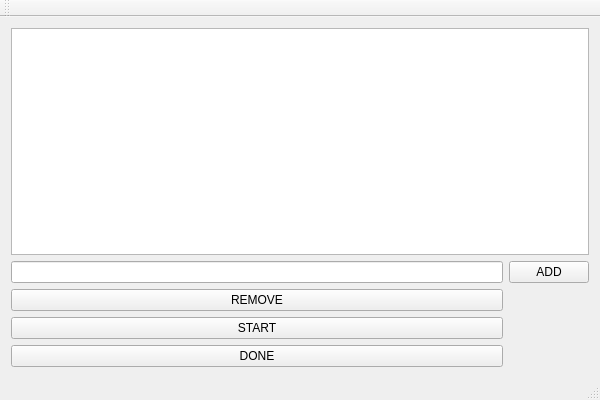
<?xml version="1.0" encoding="UTF-8"?>
<ui version="4.0">
 <class>TaskManagerMVCClass</class>
 <widget class="QMainWindow" name="TaskManagerMVCClass">
  <property name="geometry">
   <rect>
    <x>0</x>
    <y>0</y>
    <width>600</width>
    <height>400</height>
   </rect>
  </property>
  <property name="windowTitle">
   <string>TaskManagerMVC</string>
  </property>
  <widget class="QWidget" name="centralWidget">
   <layout class="QGridLayout" name="gridLayout">
    <item row="3" column="0">
     <widget class="QPushButton" name="startButton">
      <property name="text">
       <string>START</string>
      </property>
     </widget>
    </item>
    <item row="1" column="0">
     <widget class="QLineEdit" name="addLineEdit"/>
    </item>
    <item row="0" column="0" colspan="2">
     <widget class="QTableView" name="tasksView"/>
    </item>
    <item row="2" column="0">
     <widget class="QPushButton" name="removeButton">
      <property name="text">
       <string>REMOVE</string>
      </property>
     </widget>
    </item>
    <item row="1" column="1">
     <widget class="QPushButton" name="addButton">
      <property name="text">
       <string>ADD</string>
      </property>
     </widget>
    </item>
    <item row="4" column="0">
     <widget class="QPushButton" name="doneButton">
      <property name="text">
       <string>DONE</string>
      </property>
     </widget>
    </item>
   </layout>
  </widget>
  <widget class="QMenuBar" name="menuBar">
   <property name="geometry">
    <rect>
     <x>0</x>
     <y>0</y>
     <width>600</width>
     <height>21</height>
    </rect>
   </property>
  </widget>
  <widget class="QToolBar" name="mainToolBar">
   <attribute name="toolBarArea">
    <enum>TopToolBarArea</enum>
   </attribute>
   <attribute name="toolBarBreak">
    <bool>false</bool>
   </attribute>
  </widget>
  <widget class="QStatusBar" name="statusBar"/>
 </widget>
 <layoutdefault spacing="6" margin="11"/>
 <resources>
  <include location="TaskManagerMVC.qrc"/>
 </resources>
 <connections/>
</ui>
